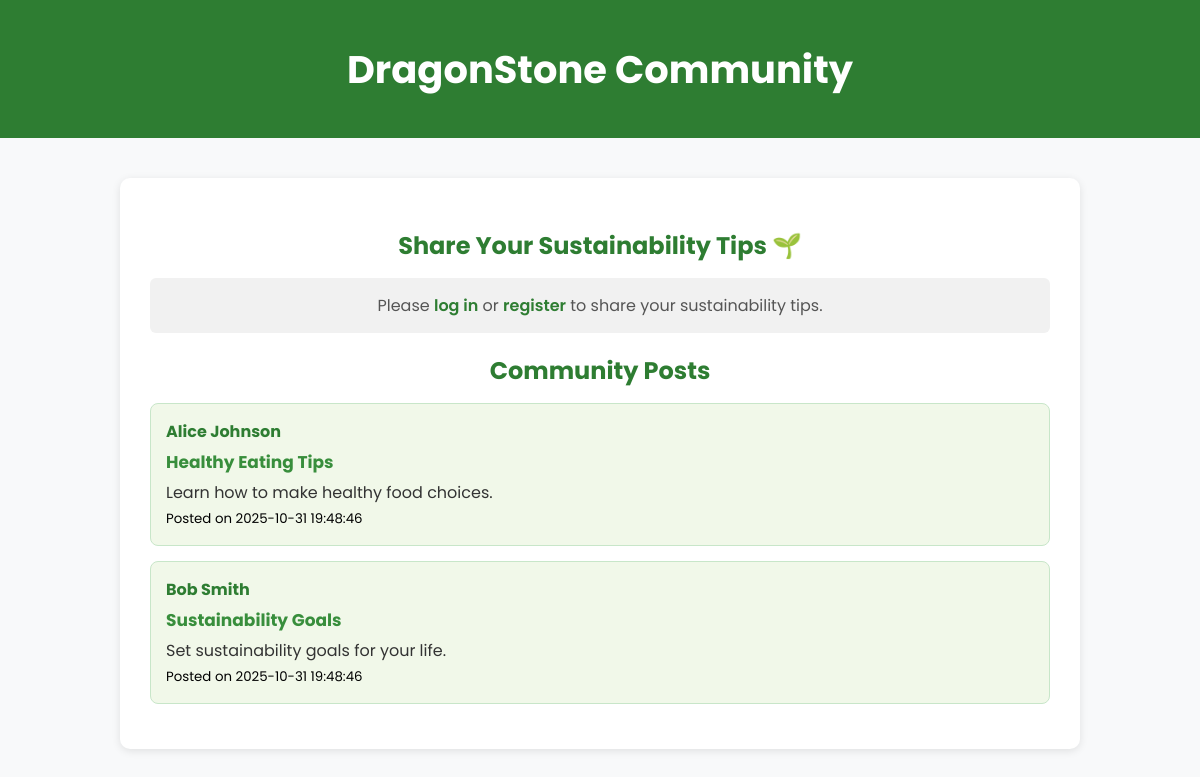
The page /community.php on the database its author committed.
### tables this page shows
create TABLE community_posts (
    post_id INT AUTO_INCREMENT PRIMARY KEY,
    user_id INT,
    title VARCHAR(200) NOT NULL,
    content TEXT,
    created_at TIMESTAMP DEFAULT CURRENT_TIMESTAMP,
    FOREIGN KEY (user_id) REFERENCES users(user_id)
);

create TABLE users (
    user_id INT AUTO_INCREMENT PRIMARY KEY,
    name VARCHAR(50) NOT NULL,
    password_hash VARCHAR(255) NOT NULL,
    email VARCHAR(100) NOT NULL UNIQUE,
    created_at TIMESTAMP DEFAULT CURRENT_TIMESTAMP,
    role_id INT,
    eco_points_balance INT DEFAULT 0,
    FOREIGN KEY (role_id) REFERENCES roles(role_id)
);

### public/community.php (the view, shortened to what this page needs)
<?php
include __DIR__ . '/../config/db_connect.php';
?>
<!DOCTYPE html>
<html lang="en">
<head>
</head>
<body>
  <header>
    <h1>DragonStone Community</h1>
  </header>
  <div class="container">
    <h2>Share Your Sustainability Tips 🌱</h2>
    <?php if (isset($_SESSION['user_id'])): ?>
      <form method="POST" action="">
        <input type="text" name="title" placeholder="Post Title" required><br>
        <textarea name="post_content" placeholder="Share your eco-friendly ideas..." required></textarea><br>
        <button type="submit" name="submit_post">Post</button>
      </form>
    <?php else: ?>
      <div class="login-prompt">
        Please <a href="login.php">log in</a> or <a href="register.php">register</a> to share your sustainability tips.
      </div>
    <?php endif; ?>
    <h2>Community Posts</h2>
    <?php
    $result = $conn->query("
      SELECT p.title, p.content, p.created_at, u.name AS user_name
      FROM community_posts p
      JOIN users u ON p.user_id = u.user_id
      ORDER BY p.created_at DESC
    ");
    if ($result && $result->num_rows > 0) {
        while ($row = $result->fetch_assoc()) {
            echo "
            <div class='post'>
              <h4>{$row['user_name']}</h4>
              <h5>{$row['title']}</h5>
              <p>{$row['content']}</p>
              <small>Posted on {$row['created_at']}</small>
            </div>";
        }
    } else {
        echo "<p style='text-align:center; color:#777;'>No community posts yet. Be the first to share!</p>";
    }
    ?>
  </div>
</body>
</html>

### public/community.php (style rules this page uses)
body { font-family: 'Poppins', sans-serif; background: #f8f9fa; margin: 0; padding: 0; }
header { background-color: #2e7d32; color: white; text-align: center; padding: 15px 0; font-size: 1.2rem; }
.container { width: 90%; max-width: 900px; margin: 40px auto; background: white; padding: 30px; border-radius: 10px; box-shadow: 0 2px 8px rgba(0,0,0,0.1); }
h2 { color: #2e7d32; margin-bottom: 15px; text-align: center; }
.post { background: #f1f8e9; border: 1px solid #c8e6c9; border-radius: 8px; padding: 15px; margin-bottom: 15px; }
.post h4 { margin: 0; color: #2e7d32; }
.post h5 { margin: 5px 0; color: #388e3c; font-size: 17px; }
.post p { margin: 5px 0 0; color: #333; }
.login-prompt { text-align: center; color: #555; background: #f1f1f1; padding: 15px; border-radius: 6px; margin-bottom: 20px; }
.login-prompt a { color: #2e7d32; font-weight: 600; text-decoration: none; }

### rows shown on the page
community_posts: user.name "Alice Johnson", title "Healthy Eating Tips", content "Learn how to make healthy food choices.", created_at "2025-10-31 19:48:46"
community_posts: user.name "Bob Smith", title "Sustainability Goals", content "Set sustainability goals for your life.", created_at "2025-10-31 19:48:46"
